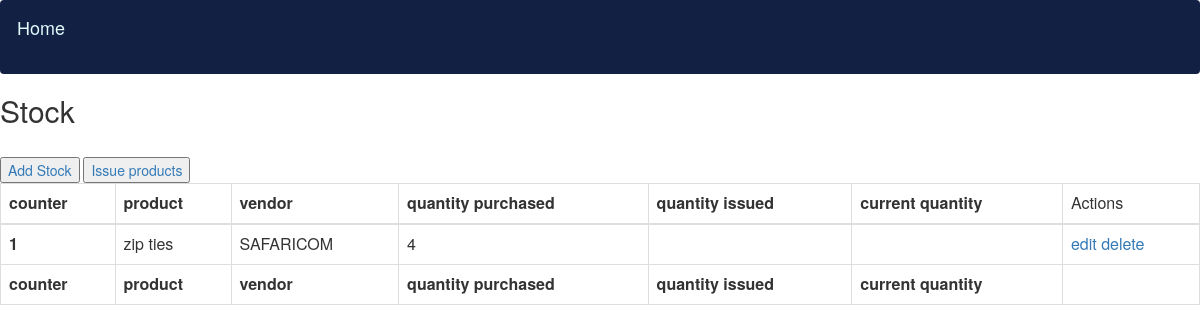
Before: /stock/ with the older database file.
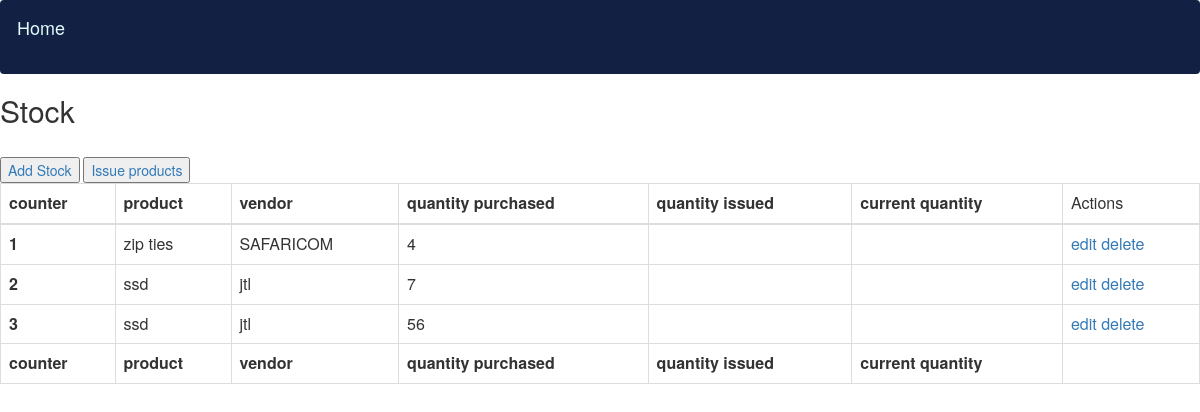
After: the same page with the newer database file.
### inv/models.py (models this page shows, shortened)
class Purchase(models.Model):
    STATUS=(
            ('COMPLETED','COMPLETED'),('PENDING','PENDING'),('CANCELED','CANCELED'),
            )
    po= models.IntegerField(default=0,blank=True,validators=[MinValueValidator(0)])
    vendor=models.ForeignKey(Vendor,null=True,on_delete=models.SET_NULL)
    product=models.ForeignKey(Product,null=True,on_delete=models.SET_NULL)
    date_created=models.DateTimeField(auto_now_add=True)
    quantity= models.IntegerField(default=0,blank=True,validators=[MinValueValidator(0)])
    price= models.FloatField(default=0,blank=True,validators=[MinValueValidator(0)])
    total_price=models.FloatField(default=0,blank=True,validators=[MinValueValidator(0)])
    status=models.CharField(max_length=200,null=True,choices=STATUS)
    @property
    def total_price(self):
        return self.quantity * self.price

class Product(models.Model):
    UNITS=(
        ('METERS','METERS'),('PACKET','PACKET'),('EXACT','EXACT')
        )
    product_number=models.IntegerField(primary_key=True)
    name=models.CharField(max_length=200,null=True)
    vendor=models.ForeignKey(Vendor,null=True,on_delete=models.SET_NULL)
    buying_price= models.IntegerField(default=0,blank=True,validators=[MinValueValidator(0)])
    selling_price=models.FloatField(default=0,blank=True,validators=[MinValueValidator(0)])
    units=models.CharField(max_length=200,null=True,choices=UNITS)
    product_description=models.CharField(max_length=200,null=True)
    date_created=models.DateTimeField(auto_now_add=True)
    def __str__(self) :
        return self.name

class Vendor(models.Model):
    name=models.CharField(max_length=200,null=True)
    phone=models.CharField(max_length=15,validators=[MinLengthValidator(9)])
    email=models.EmailField(max_length=200,null=True)
    date_created=models.DateTimeField(auto_now_add=True)
    def __str__(self) :
        return self.name

### inv/views.py (the view)
# urls.py: path('stock/',views.stock,name='stock'),
def stock(request):
    purchases=Purchase.objects.all()
    return render(request,'inv/stock.html',{'purchases':purchases})

### inv/templates/inv/stock.html (shortened to what this page needs)
<link href="//maxcdn.bootstrapcdn.com/bootstrap/3.3.0/css/bootstrap.min.css" rel="stylesheet" id="bootstrap-css">
{% block content %}
{%include 'inv/navbar.html'%}
	<h2>Stock</h2>
    <button><a  href=" {%url 'create_purchase'%}" >Add Stock</a></button>
    <button><a  href=" {%url 'create_issuance'%}" >Issue products</a></button>
	{% if purchases %}
	<table id="example" class="table table-bordered display" style="width:100%">
    		<thead class="thead-dark">
          <tr>
            <th>counter</th>
            <th>product</th>
            <th>vendor</th>
            <th>quantity purchased</th>
            <th>quantity issued </th>
            <th>current quantity</th>
            <td>Actions</td>
        </tr>
        	</thead>
        	<tbody>
            {% for instance in purchases %}
            <tr>
            <th scope="row">{{forloop.counter}}</th>
            <td>{{instance.product}}</td>
            <td>{{instance.vendor}}</td>
            <td>{{instance.quantity}}</td>
            <td></td>
            <td></td>
            <td><a href="" >edit</a>
            <a href="">delete</a></td>
            </tr>
                  {% endfor %}
		</tbody>
		<tfoot>
      <tr>
        <th>counter</th>
        <th>product</th>
        <th>vendor</th>
        <th>quantity purchased</th>
        <th>quantity issued </th>
        <th>current quantity</th>
    </tr>
        	</tfoot>
	</table>
	{% else %}
    		<p>No details are available.</p>
	{% endif %}
{% endblock %}

Changed rows visible on the page:
added Purchase: product "ssd", vendor "jtl", quantity "7"
added Purchase: product "ssd", vendor "jtl", quantity "56"
